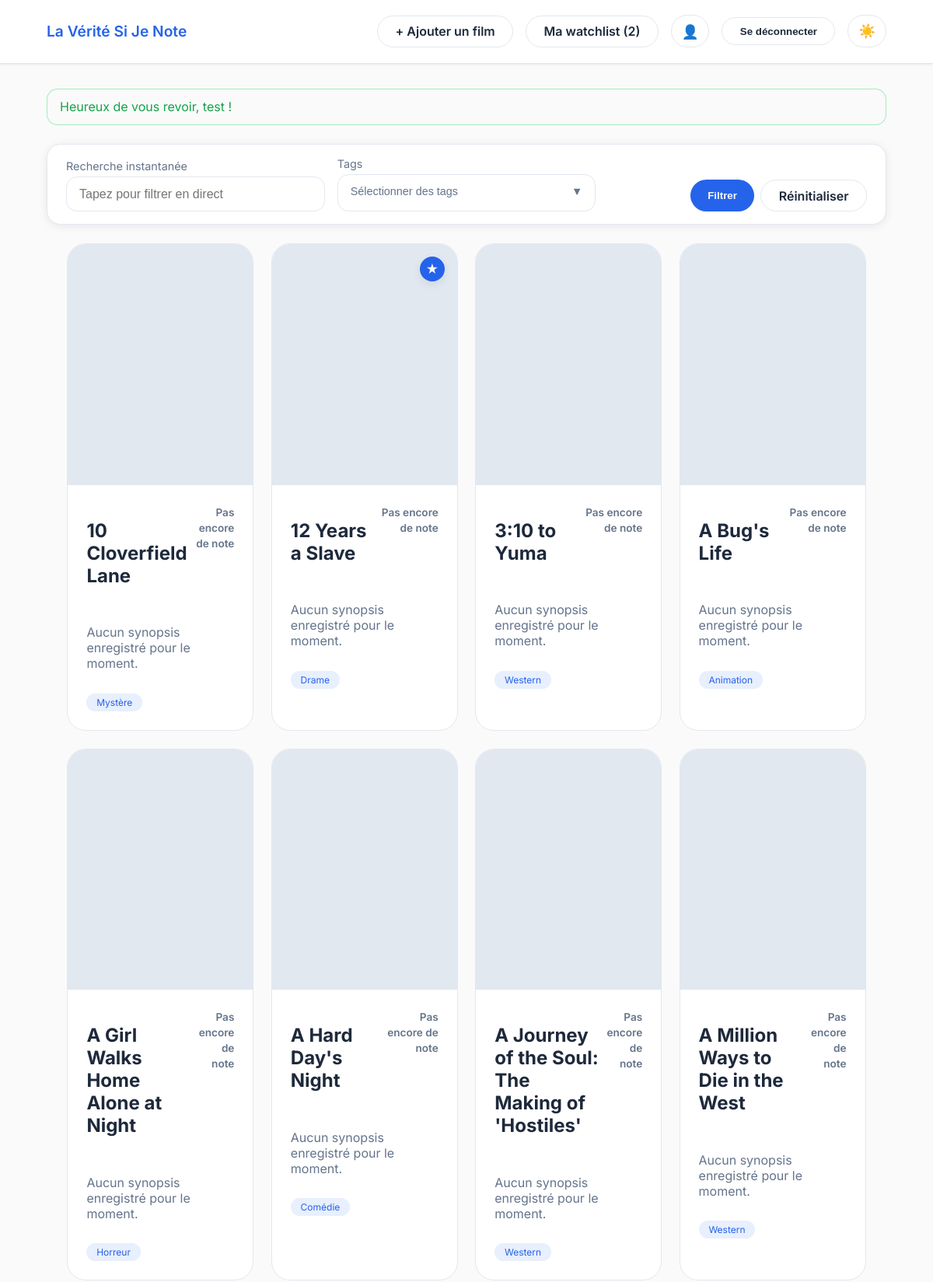
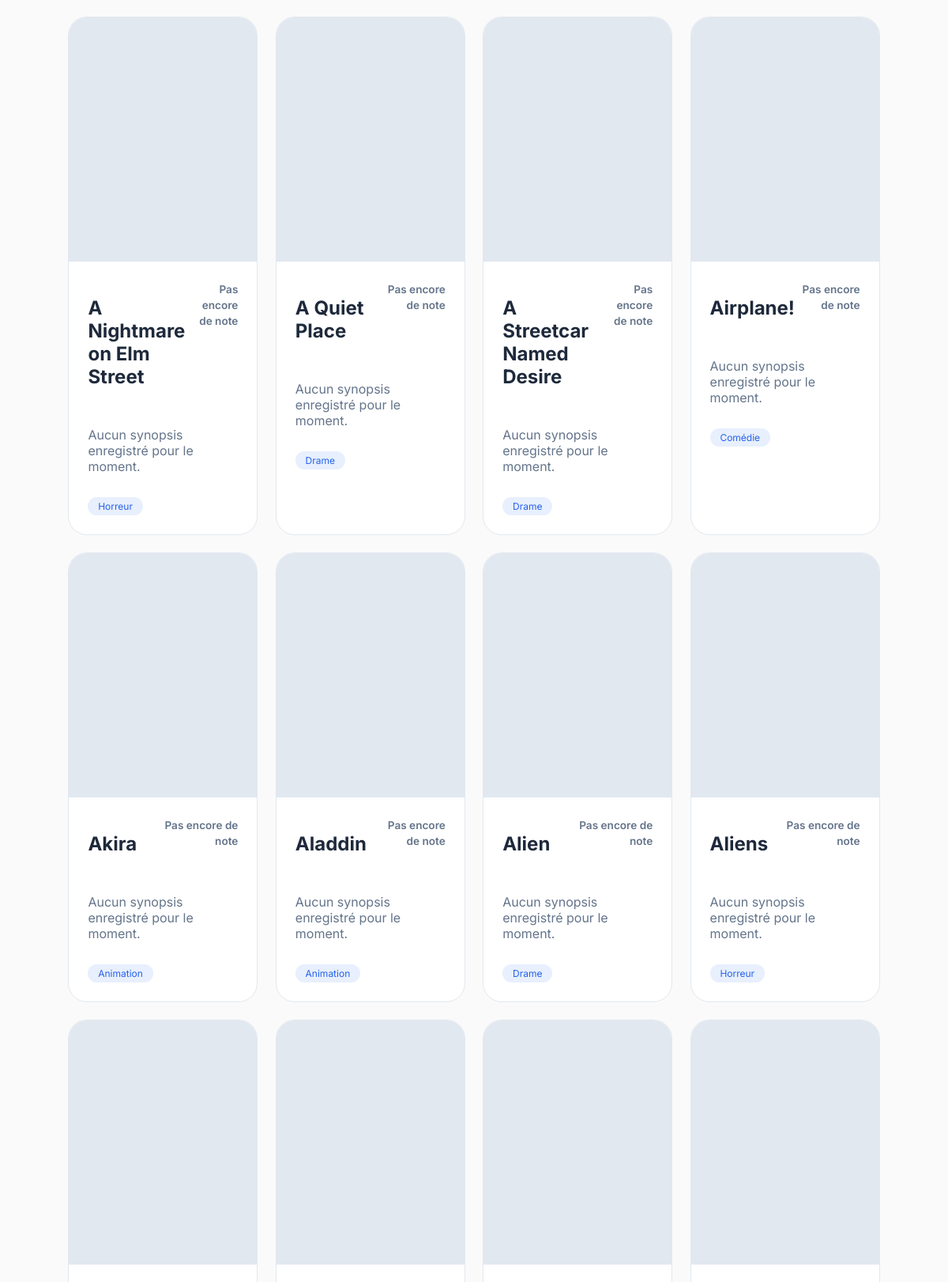
The app's page /films (signed in, upper part) with its own data (2 pictures, top to bottom).
### app/models.py (models this page shows)
class TimestampedModel(SQLModel, table=False):
    created_at: datetime = Field(default_factory=datetime.utcnow, nullable=False)
    updated_at: datetime = Field(default_factory=datetime.utcnow, nullable=False)

class Film(TimestampedModel, table=True):
    id: Optional[int] = Field(default=None, primary_key=True)
    external_id: Optional[str] = Field(default=None, index=True)
    title: str
    overview: Optional[str] = Field(default=None)
    release_year: Optional[int] = Field(default=None, index=True)
    poster_url: Optional[str] = Field(default=None)
    backdrop_url: Optional[str] = Field(default=None)
    runtime_minutes: Optional[int] = Field(default=None)
    director: Optional[str] = Field(default=None)
    country: Optional[str] = Field(default=None)
    tags: list[Tag] = Relationship(
        sa_relationship=relationship(
            "Tag",
            secondary=FilmTagLink.__table__,
            back_populates="films",
        )
    )
    reviews: list["Review"] = Relationship(
        sa_relationship=relationship("Review", back_populates="film")
    )
    watchlist_items: list["WatchlistItem"] = Relationship(
        sa_relationship=relationship(
            "WatchlistItem",
            back_populates="film",
            cascade="all, delete-orphan",
        )
    )

class Tag(SQLModel, table=True):
    id: Optional[int] = Field(default=None, primary_key=True)
    name: str = Field(sa_column=Column(String(80), unique=True, index=True, nullable=False))
    films: list["Film"] = Relationship(
        sa_relationship=relationship(
            "Film",
            secondary=FilmTagLink.__table__,
            back_populates="tags",
        )
    )

### app/routers/films.py (the view)
@router.get("")
def list_films(
    request: Request,
    q: str | None = None,
    tags: List[str] = Query(default_factory=list),
    session: Session = Depends(get_session),
    current_user: User | None = Depends(get_current_user),
):
    films = _film_query(session, q, tags)
    watchlist_films = fetch_watchlist(session, current_user)
    watchlist_ids = {film.id for film in watchlist_films}
    data = _cards_payload(films, watchlist_ids)
    all_tags = session.exec(select(Tag).order_by(Tag.name)).all()
    return templates.TemplateResponse(
        "films/index.html",
        template_context(
            request,
            current_user=current_user,
            watchlist=watchlist_films,
            watchlist_ids=watchlist_ids,
            films=data,
            selected_query=q or "",
            selected_tags=tags,
            tags=all_tags,
        ),
    )

### app/templates/films/index.html (shortened to what this page needs)
{% extends "base.html" %}
{% block content %}
<section class="filters-inline">
    <form method="get" class="filters-form" id="filters-form">
        <label class="search">
            <span>Recherche instantanée</span>
            <input type="text" name="q" value="{{ selected_query }}" placeholder="Tapez pour filtrer en direct">
        </label>
        <div class="tags-filter">
            <span>Tags</span>
            <div class="dropdown-container">
                <button type="button" class="dropdown-toggle" id="tags-toggle">
                    <span class="dropdown-text">
                        {% if selected_tags %}
                        {{ selected_tags|length }} tag(s) sélectionné(s)
                        {% else %}
                        Sélectionner des tags
                        {% endif %}
                    </span>
                    <span class="dropdown-arrow">▼</span>
                </button>
            </div>
        </div>
        <div class="filter-actions">
            <button type="submit" class="btn">Filtrer</button>
            <a href="/films" class="btn ghost">Réinitialiser</a>
        </div>
    </form>
</section>
<section class="grid" id="films-grid">
    {% include "films/_cards.html" %}
</section>
{% endblock %}

### app/templates/films/_cards.html (shortened to what this page needs)
{% for item in films %}
    {% set film = item.film %}
    <article class="film-card {% if item.in_watchlist %}is-watchlisted{% endif %}">
        <a href="/films/{{ film.id }}">
            <div class="poster" style="background-image: url('{{ film.poster_url or '' }}');"></div>
            {% if item.in_watchlist %}
                <span class="watchlist-badge">★</span>
            {% endif %}
        </a>
        <div class="film-info">
            <div class="film-head">
                <div>
                    <h2>{{ film.title }}</h2>
                </div>
                <div class="rating">
                    {% if item.avg_rating %}
                        <span>{{ item.avg_rating }} ★</span>
                        <small>{{ item.review_count }} avis</small>
                    {% else %}
                        <span class="muted">Pas encore de note</span>
                    {% endif %}
                </div>
            </div>
            <p class="overview">{{ film.overview or "Aucun synopsis enregistré pour le moment." }}</p>
            <div class="tags">
                {% for tag in film.tags %}
                    <span>{{ tag.name }}</span>
                {% endfor %}
            </div>
        </div>
    </article>
{% endfor %}

### app/static/css/style.css (style rules this page uses)
:root { --bg: #fafafa; --card: #ffffff; --card-strong: #ffffff; --accent: #2563eb; --accent-soft: rgba(37, 99, 235, 0.1); --accent-secondary: #f97316; --text: #1e293b; --muted: #64748b; --error: #dc2626; --success: #16a34a; --border: #e2e8f0; --shadow: rgba(0, 0, 0, 0.08); --input-bg: #ffffff; --card-hover-bg: #f8fafc; font-family: "Inter", system-ui, -apple-system, BlinkMacSystemFont, "Segoe UI", sans-serif; }
* { box-sizing: border-box; }
body { margin: 0; background: var(--bg); color: var(--text); min-height: 100vh; transition: background-color 0.3s ease, color 0.3s ease; }
a { color: var(--accent); text-decoration: none; }
.btn { border: none; background: var(--accent); color: var(--bg); padding: 0.6rem 1.4rem; border-radius: 999px; font-weight: 600; cursor: pointer; transition: transform 0.2s ease, box-shadow 0.2s ease; display: inline-block; }
.btn.ghost { background: transparent; border: 1px solid var(--border); color: var(--text); }
.filters-inline { background: var(--card); border: 1px solid var(--border); border-radius: 18px; padding: 1rem 1.5rem; margin: 0 auto 1.5rem; max-width: 1200px; box-shadow: 0 2px 12px var(--shadow); }
.filters-form { display: grid; grid-template-columns: repeat(auto-fit, minmax(220px, 1fr)); gap: 1rem; align-items: flex-end; }
.search input, input, textarea { width: 100%; border: 1px solid var(--border); background: var(--input-bg); padding: 0.8rem 1rem; border-radius: 14px; color: var(--text); font-size: 1rem; transition: border-color 0.2s ease, box-shadow 0.2s ease; }
label span, .tags-filter span { display: block; margin-bottom: 0.3rem; color: var(--muted); font-size: 0.9rem; }
.dropdown-container { position: relative; min-width: 200px; }
.dropdown-toggle { width: 100%; display: flex; justify-content: space-between; align-items: center; gap: 0.8rem; border: 1px solid var(--border); background: var(--input-bg); padding: 0.8rem 1rem; border-radius: 14px; color: var(--text); font-size: 1rem; cursor: pointer; transition: border-color 0.2s ease; }
.dropdown-text { flex: 1; text-align: left; white-space: nowrap; overflow: hidden; text-overflow: ellipsis; }
.dropdown-arrow { font-size: 0.7rem; transition: transform 0.2s ease; }
.filter-actions { display: flex; gap: 0.5rem; flex-wrap: wrap; justify-content: flex-end; }
.grid { display: grid; grid-template-columns: repeat(auto-fit, minmax(210px, 240px)); justify-content: center; gap: 1.4rem; }
.grid .film-card, .watchlist-grid .film-card { width: 100%; max-width: 240px; margin: 0 auto; }
.grid .poster, .watchlist-grid .poster { padding-top: 130%; }
.film-card { background: var(--card); border: 1px solid var(--border); border-radius: 24px; overflow: hidden; display: flex; flex-direction: column; transition: transform 0.25s ease, box-shadow 0.25s ease; position: relative; }
.poster { padding-top: 140%; background-size: cover; background-position: center; background-color: var(--border); }
.film-info { padding: 1.5rem; display: flex; flex-direction: column; gap: 0.8rem; }
.film-head { display: flex; justify-content: space-between; gap: 0.5rem; }
.rating { text-align: right; }
.rating span { font-weight: 600; }
.overview { color: var(--muted); min-height: 3em; }
.tags { display: flex; gap: 0.5rem; flex-wrap: wrap; }
.tags span { font-size: 0.75rem; padding: 0.25rem 0.8rem; border-radius: 999px; background: var(--accent-soft); color: var(--accent); }
.watchlist-badge { position: absolute; top: 1rem; right: 1rem; background: var(--accent); color: var(--bg); width: 32px; height: 32px; border-radius: 50%; display: flex; align-items: center; justify-content: center; font-weight: 700; box-shadow: 0 4px 12px var(--shadow); }
.muted { color: var(--muted); font-size: 0.85rem; }

### records on screen
Film: title "10 Cloverfield Lane", overview "Aucun synopsis enregistré pour le moment."
Tag: name "Mystère"
Film: title "12 Years a Slave", overview "Aucun synopsis enregistré pour le moment."
Tag: name "Drame"
Film: title "3:10 to Yuma", overview "Aucun synopsis enregistré pour le moment."
Tag: name "Western"
Film: title "A Bug's Life", overview "Aucun synopsis enregistré pour le moment."
Tag: name "Animation"
Film: title "A Girl Walks Home Alone at Night", overview "Aucun synopsis enregistré pour le moment."
Tag: name "Horreur"
Film: title "A Hard Day's Night", overview "Aucun synopsis enregistré pour le moment."
Tag: name "Comédie"
Film: title "A Journey of the Soul: The Making of 'Hostiles'", overview "Aucun synopsis enregistré pour le moment."
Film: title "A Million Ways to Die in the West", overview "Aucun synopsis enregistré pour le moment."
Film: title "A Nightmare on Elm Street", overview "Aucun synopsis enregistré pour le moment."
Film: title "A Quiet Place", overview "Aucun synopsis enregistré pour le moment."
Film: title "A Streetcar Named Desire", overview "Aucun synopsis enregistré pour le moment."
Film: title "Airplane!", overview "Aucun synopsis enregistré pour le moment."
Film: title "Akira", overview "Aucun synopsis enregistré pour le moment."
Film: title "Aladdin", overview "Aucun synopsis enregistré pour le moment."
Film: title "Alien", overview "Aucun synopsis enregistré pour le moment."
Film: title "Aliens", overview "Aucun synopsis enregistré pour le moment."

### other values on screen
{{ settings.app_name }} "La Vérité Si Je Note"
{{ watchlist|length }} "2"
{{ msg.message }} "Heureux de vous revoir, test !"
